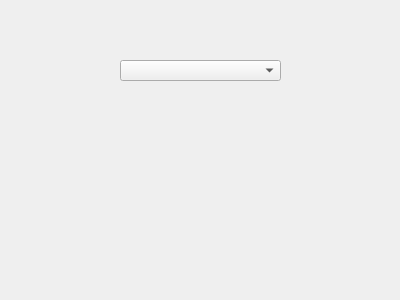
<?xml version="1.0" encoding="UTF-8"?>
<ui version="4.0">
 <class>Widget</class>
 <widget class="QWidget" name="Widget">
  <property name="geometry">
   <rect>
    <x>0</x>
    <y>0</y>
    <width>400</width>
    <height>300</height>
   </rect>
  </property>
  <property name="windowTitle">
   <string>Widget</string>
  </property>
  <widget class="QComboBox" name="comboBox">
   <property name="geometry">
    <rect>
     <x>120</x>
     <y>60</y>
     <width>161</width>
     <height>21</height>
    </rect>
   </property>
  </widget>
 </widget>
 <layoutdefault spacing="6" margin="11"/>
 <resources/>
 <connections/>
</ui>
